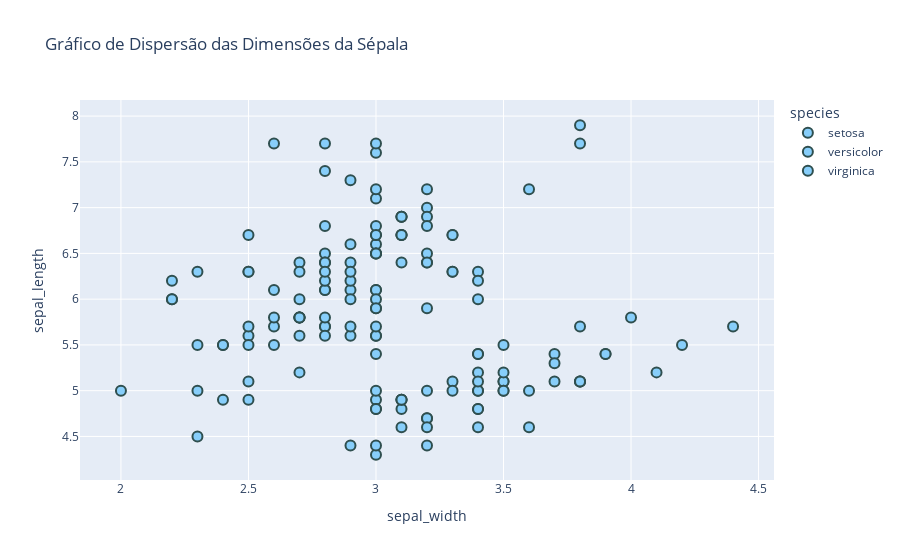

Notebook cell for this chart:
### Markdown cell above
##Customizando Cores e Estilos

Você pode personalizar as cores e estilos dos gráficos para torná-los mais atraentes e adequados às suas necessidades.

Personalização de Cores em Gráfico de Dispersão

### Code cell
import plotly.express as px

# Dataset exemplo
df = px.data.iris()

# Criando o gráfico de dispersão
fig = px.scatter(df, x='sepal_width', y='sepal_length', color='species',
                 title='Gráfico de Dispersão das Dimensões da Sépala')

# Personalizando cores e estilo dos marcadores
fig.update_traces(marker=dict(size=10,
                              color='LightSkyBlue',
                              line=dict(width=2, color='DarkSlateGrey')))

fig.show()

### Figure 1 — Plotly figure (JSON) as saved in the notebook; plotly's stock layout.template omitted (floating-point values rounded to 4 significant figures)
{"data": [{"hovertemplate": "species=setosa<br>sepal_width=%{x}<br>sepal_length=%{y}<extra></extra>", "legendgroup": "setosa", "marker": {"color": "LightSkyBlue", "line": {"color": "DarkSlateGrey", "width": 2}, "size": 10, "symbol": "circle"}, "mode": "markers", "name": "setosa", "orientation": "v", "showlegend": true, "type": "scatter", "x": [3.5, 3, 3.2, 3.1, 3.6, 3.9, 3.4, 3.4, 2.9, 3.1, 3.7, 3.4, 3, 3, 4, 4.4, 3.9, 3.5, 3.8, 3.8, 3.4, 3.7, 3.6, 3.3, 3.4, 3, 3.4, 3.5, 3.4, 3.2, 3.1, 3.4, 4.1, 4.2, 3.1, 3.2, 3.5, 3.1, 3, 3.4, 3.5, 2.3, 3.2, 3.5, 3.8, 3, 3.8, 3.2, 3.7, 3.3], "xaxis": "x", "y": [5.1, 4.9, 4.7, 4.6, 5, 5.4, 4.6, 5, 4.4, 4.9, 5.4, 4.8, 4.8, 4.3, 5.8, 5.7, 5.4, 5.1, 5.7, 5.1, 5.4, 5.1, 4.6, 5.1, 4.8, 5, 5, 5.2, 5.2, 4.7, 4.8, 5.4, 5.2, 5.5, 4.9, 5, 5.5, 4.9, 4.4, 5.1, 5, 4.5, 4.4, 5, 5.1, 4.8, 5.1, 4.6, 5.3, 5], "yaxis": "y"}, {"hovertemplate": "species=versicolor<br>sepal_width=%{x}<br>sepal_length=%{y}<extra></extra>", "legendgroup": "versicolor", "marker": {"color": "LightSkyBlue", "line": {"color": "DarkSlateGrey", "width": 2}, "size": 10, "symbol": "circle"}, "mode": "markers", "name": "versicolor", "orientation": "v", "showlegend": true, "type": "scatter", "x": [3.2, 3.2, 3.1, 2.3, 2.8, 2.8, 3.3, 2.4, 2.9, 2.7, 2, 3, 2.2, 2.9, 2.9, 3.1, 3, 2.7, 2.2, 2.5, 3.2, 2.8, 2.5, 2.8, 2.9, 3, 2.8, 3, 2.9, 2.6, 2.4, 2.4, 2.7, 2.7, 3, 3.4, 3.1, 2.3, 3, 2.5, 2.6, 3, 2.6, 2.3, 2.7, 3, 2.9, 2.9, 2.5, 2.8], "xaxis": "x", "y": [7, 6.4, 6.9, 5.5, 6.5, 5.7, 6.3, 4.9, 6.6, 5.2, 5, 5.9, 6, 6.1, 5.6, 6.7, 5.6, 5.8, 6.2, 5.6, 5.9, 6.1, 6.3, 6.1, 6.4, 6.6, 6.8, 6.7, 6, 5.7, 5.5, 5.5, 5.8, 6, 5.4, 6, 6.7, 6.3, 5.6, 5.5, 5.5, 6.1, 5.8, 5, 5.6, 5.7, 5.7, 6.2, 5.1, 5.7], "yaxis": "y"}, {"hovertemplate": "species=virginica<br>sepal_width=%{x}<br>sepal_length=%{y}<extra></extra>", "legendgroup": "virginica", "marker": {"color": "LightSkyBlue", "line": {"color": "DarkSlateGrey", "width": 2}, "size": 10, "symbol": "circle"}, "mode": "markers", "name": "virginica", "orientation": "v", "showlegend": true, "type": "scatter", "x": [3.3, 2.7, 3, 2.9, 3, 3, 2.5, 2.9, 2.5, 3.6, 3.2, 2.7, 3, 2.5, 2.8, 3.2, 3, 3.8, 2.6, 2.2, 3.2, 2.8, 2.8, 2.7, 3.3, 3.2, 2.8, 3, 2.8, 3, 2.8, 3.8, 2.8, 2.8, 2.6, 3, 3.4, 3.1, 3, 3.1, 3.1, 3.1, 2.7, 3.2, 3.3, 3, 2.5, 3, 3.4, 3], "xaxis": "x", "y": [6.3, 5.8, 7.1, 6.3, 6.5, 7.6, 4.9, 7.3, 6.7, 7.2, 6.5, 6.4, 6.8, 5.7, 5.8, 6.4, 6.5, 7.7, 7.7, 6, 6.9, 5.6, 7.7, 6.3, 6.7, 7.2, 6.2, 6.1, 6.4, 7.2, 7.4, 7.9, 6.4, 6.3, 6.1, 7.7, 6.3, 6.4, 6, 6.9, 6.7, 6.9, 5.8, 6.8, 6.7, 6.7, 6.3, 6.5, 6.2, 5.9], "yaxis": "y"}], "layout": {"legend": {"title": {"text": "species"}, "tracegroupgap": 0}, "title": {"text": "Gráfico de Dispersão das Dimensões da Sépala"}, "xaxis": {"anchor": "y", "domain": [0, 1], "title": {"text": "sepal_width"}}, "yaxis": {"anchor": "x", "domain": [0, 1], "title": {"text": "sepal_length"}}}}
